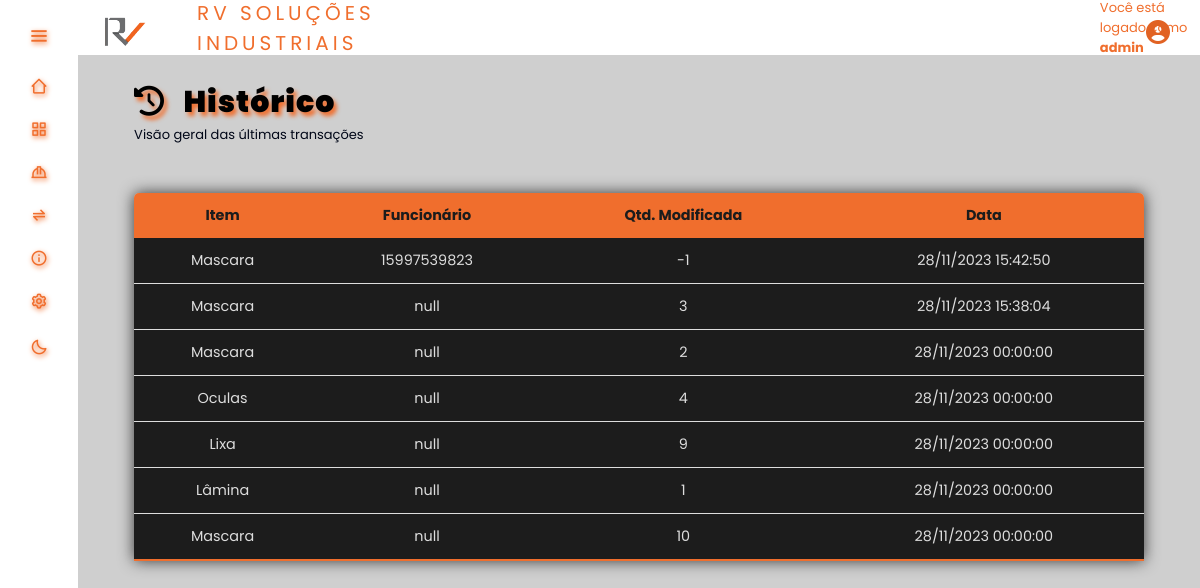
The page /telas/historico.php (signed in) on the database as committed earlier.
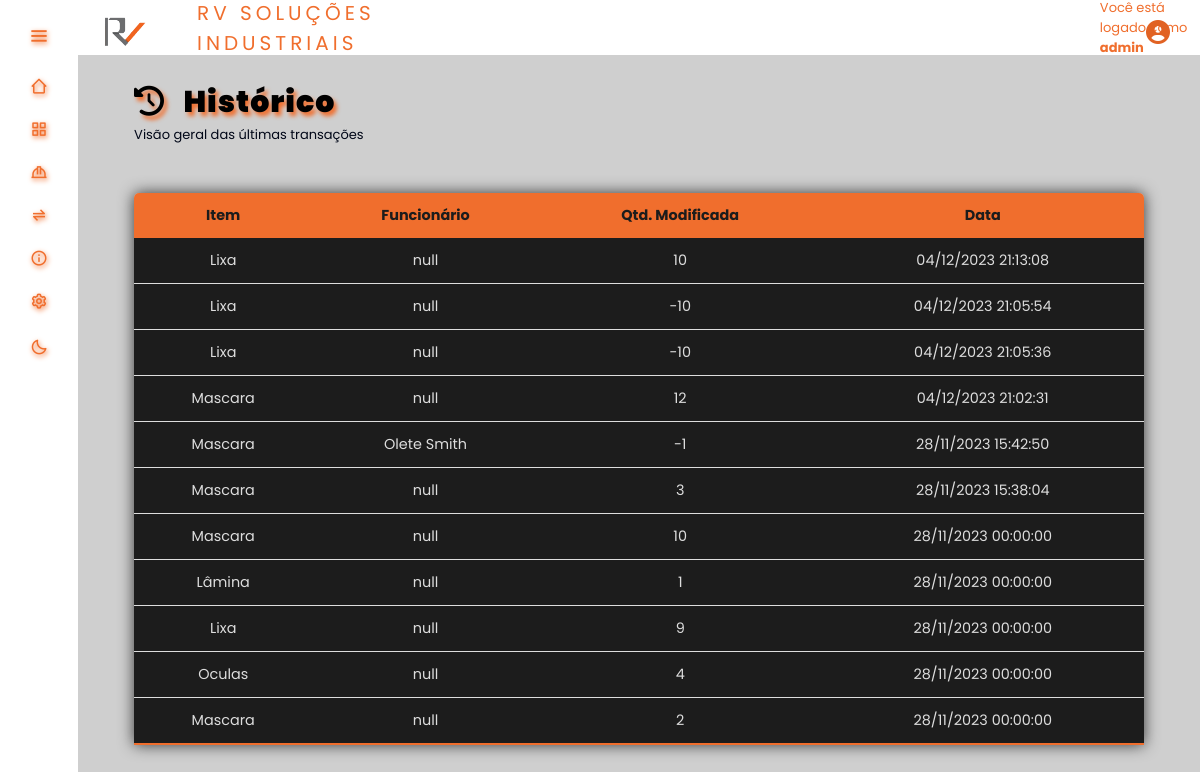
The same page on the database as committed later.
### tables this page shows
CREATE TABLE `movimentacao` (
  `id_mov` int(11) NOT NULL,
  `Data` datetime DEFAULT NULL,
  `QntdModificada` int(11) DEFAULT NULL,
  `Produto_id` int(11) DEFAULT NULL,
  `Usuario_id` int(11) DEFAULT NULL,
  `Funcionario_id` int(11) DEFAULT NULL
);

CREATE TABLE `produto` (
  `id_produto` int(11) NOT NULL,
  `Quantidade` int(11) DEFAULT NULL,
  `Valor` decimal(6,2) DEFAULT NULL,
  `Modelo` varchar(100) DEFAULT NULL,
  `Descricao` varchar(100) DEFAULT NULL,
  `Tipo` int(11) DEFAULT NULL,
  `Fornecedor_id` int(11) DEFAULT NULL
);

CREATE TABLE `funcionario` (
  `id_funcionario` int(11) NOT NULL,
  `Nome` varchar(100) DEFAULT NULL,
  `TelContato` varchar(11) DEFAULT NULL,
  `CPF` varchar(11) DEFAULT NULL
);

### telas/function.php (called while the page is built, shortened)
<?php
    function historico() {
        $historicos = innerJoinLeftJoin("id_mov, id_produto, Descricao, Funcionario_id, QntdModificada, Data, Produto_id, Nome ",
        "movimentacao", "produto", "movimentacao.Produto_id", "produto.id_produto", "funcionario",
        "movimentacao.Funcionario_id", "funcionario.id_funcionario ORDER BY Data DESC");
    }
    function innerJoinLeftJoin ($data = null, $table = null, $tableInner = null, $table01Column = null, $o = null, $tableLeft = null, $table02Column = null,$p = null) {
        $database = open_database();
        $found = null;
        try{
            if($p) {
              $sql = "SELECT " . $data . " FROM " . $table . " INNER JOIN " . $tableInner . " ON " . $table01Column . "=" . $o .
              " LEFT JOIN " . $tableLeft . " ON " . $table02Column . "=" . $p;
              $result = $database->query($sql);
              if($result->num_rows > 0)  {
                  $found = array();
                  while ($row = $result->fetch_assoc()) {
                    array_push($found, $row);
                  }
              } else{
                  throw new Exception("Não foram encontrados registros de dados!");
              }
            }
        } catch (Exception $e)  {
            $_SESSION['message'] = "Ocorreu um erro: " . $e->getMessage();
            $_SESSION['type'] = "danger";
        }
        return $found;
    }

### telas/historico.php (the view, shortened to what this page needs)
<?php
    require_once "function.php";
    historico();
    include(HEADER_TEMPLATE);
?>
<!DOCTYPE html>
<html>
    <head>
                <link href='https://unpkg.com/boxicons@2.1.4/css/boxicons.min.css' rel='stylesheet'>
                <link rel="stylesheet" href="<?php echo BASEURL; ?>css/historico.css"/>
                <link rel="stylesheet" href="<?php echo BASEURL; ?>inc/style.css"/>
                <link rel="stylesheet" href="<?php echo BASEURL; ?>inc/styleDark.css">
                <link rel="stylesheet" href="https://cdnjs.cloudflare.com/ajax/libs/font-awesome/6.4.2/css/all.min.css" />
    </head>
    <body>
        <div class="tittle">
            <h2 class="titulos"><i class="fa-solid fa-clock-rotate-left"></i> &nbsp; Histórico</h2>
            <p id="subtitulo">Visão geral das últimas transações</p>
        </div>
        <main>
            <table class="content-table">
                <thead>
                    <tr>
                        <th>Item</th>
                        <th>Funcionário</th>
                        <th>Qtd. Modificada</th>
                        <th>Data</th>
                    </tr>
                </thead>
                <tbody>
                    <?php if ($historicos) :
                        foreach($historicos as $produto) :
                        echo '<tr>';
                            echo '<td>' . $produto['Descricao'] . '</td>';
                            if($produto['Funcionario_id'] === null){
                                echo '<td>' . "null" . '</td>';
                            } else {
                                echo '<td>' . $produto['Nome'] . '</td>';
                            }
                            echo '<td>' . $produto['QntdModificada'] . '</td>';
                            echo '<td>' . date("d/m/Y H:i:s", strtotime($produto['Data'])) . '</td>';
                        echo '</tr>';
                        endforeach ;
                        else :
                        echo '<tr>';
                            echo '<td colspan="7">Nenhum registro encontrado.</td>';
                        echo '</tr>';
                    endif ; ?>
                </tbody>
            </table>
        </main>
    </body>
</html>

### inc/header.php (shortened to what this page needs)
<!DOCTYPE html>
<html lang="pt-br">
  <head>
    <link href='https://unpkg.com/boxicons@2.1.4/css/boxicons.min.css' rel='stylesheet'>
    <link rel="stylesheet" href="https://cdnjs.cloudflare.com/ajax/libs/font-awesome/6.4.0/css/all.min.css" />
    <link rel="stylesheet" href="<?php echo BASEURL; ?>inc/style.css"/>
    <link rel="stylesheet" href="<?php echo BASEURL; ?>inc/styleDark.css">
  </head>
  <header>
    <div class="sidebar" id="sidebar">
      <div class="logo_details">
          <i class="bx bx-menu" id="btn"></i>
        </div>
        <ul class="nav-list">
          <li>
            <a href="<?php echo BASEURL; ?>telas/index.php">
              <i class='bx bx-home-alt-2' id="icons"></i>
            </a>
          </li>
          <li>
            <a href="<?php echo BASEURL; ?>./tables/insumos.php">
              <i class='bx bx-grid-alt' id="icons"></i>
            </a>
          </li>
          <li>
            <a href="<?php echo BASEURL; ?>./tables/epis.php">
              <i class='bx bx-hard-hat' id="icons"></i>
            </a>
          </li>
          <li>
            <a href="<?php echo BASEURL; ?>telas/historico.php">
              <i class='bx bx-transfer-alt' id="icons"></i>
            </a>
          </li>
          <li>
            <a href="<?php echo BASEURL; ?>telas/sobre.php">
              <i class='bx bx-info-circle' id="icons"></i>
            </a>
          </li>
          <?php if ($_SESSION['isAdmin'] === "Sim"){?>
          <li>
            <a  href="<?php echo BASEURL; ?>telas/configuracoes.php">
              <i class="bx bx-cog" id="icons"></i>
            </a>
          </li>
          <?php } ?>
          <li>
            <a class="darkLight-searchBox">
              <div class="dark-light">
                <i id="icons" class='bx bx-moon moon'></i>
              </div>
            </a>
          </li>
        </ul>
      </div>
  </header>
    <section class="home-section">
      <div class="topnav" id="myTopnav">
        <nav>
          <a class="logo_rv" href="#">
            <img src="<?php echo BASEURL; ?>images/logo.png" alt="logo" width="45" height="">
          </a>
          <ul class="container">
            <a class="logo" href="#">RV Soluções Industriais</a>
          </ul>
          <ul class="nomeUser">
            <p class="user-logado">Você está logado como <b><?php echo $_SESSION['login']?></b></p>
          </ul>
          <ul class="navlist">
            <li class="dropdown">
              <a href="../index.php" class="login" title="Clique para sair"><i class="fa-solid fa-circle-user fa-xl" style="color: #e16223;"></i></a>
            </li>
          </ul>
        </nav>
      </div>

### inc/style.css (style rules this page uses)
:root { --color-default:#1c1c1c; --color-second: #D3D3D3; --color-white:#89817D; --color-body:#4A3F35; --color-black:#F06E2D; --search-bar: #F2F2F2; --search-text: #010718; }
* { padding: 0%; margin: 0%; box-sizing: border-box; font-family: 'Poppins', sans-serif; }
.container { font-size:20px; text-transform: uppercase; letter-spacing: 4px; margin: 0 0 0 50px; }
.container .logo { cursor: default; }
.sidebar { min-height: 100vh; width: 78px; padding: 6px 14px; z-index: 10; background-color: var(--color-default); transition: all .5s ease; position: fixed; top:0; left: 0; }
.sidebar .logo_details { height: 60px; display: flex; align-items: center; position: relative; }
.sidebar .logo_details #btn { position: absolute; top:3.7vh; right: 0; transform: translateY(-50%); font-size: 23px; text-align: center; cursor: pointer; transition: all .5s ease; text-shadow: 1px 2px 5px #F06E2D; }
.sidebar i { color:var(--color-black); height: 60px; line-height: 60px; min-width: 50px; font-size: 25px; text-align: center; }
.sidebar .nav-list { margin-top: -5px; height: 100%; }
.sidebar li { position: relative; margin:8px 0; list-style: none; }
.sidebar li a { display: flex; height: 100%; width: 100%; align-items: center; text-decoration: none; background-color: var(--color-default); position: relative; transition: all .5s ease; z-index: 12; }
.sidebar li a::after { content: ""; position: absolute; width: 100%; height: 100%; transform: scaleX(0); background-color: var(--color-white); border-radius: 5px; transition: transform 0.3s ease-in-out; transform-origin: left; z-index: -2; }
.sidebar li i { height: 35px; line-height: 35px; font-size: 18px; border-radius: 5px; }
.home-section { position: absolute; background-color: var(--color-body); min-height: 100vh; top:0vh; left:78px; width: calc(100% - 78px); transition: all .6s ease; z-index: 2; }
* { margin: 0; padding: 0; box-sizing: border-box; }
a { color: rgb(168, 167, 167); text-decoration: none; transition: 0.5s; }
.container .logo { cursor: default; color: var(--color-black); }
nav { display: flex; align-items: center; font-family: system-ui, -apple-system, Helvetica, sans-serif, Arial; background: var(--color-default); height: 55px; position: relative; top: 0; left: 0; right: 0; z-index: 999; }
.navlist { list-style: none; z-index: 999; }
.navlist li { position: absolute; right: 30px; top: 2.5vh }
.logo_rv { position: relative; margin-top: 1.2vh; margin-left: 3vh; cursor: default; }
#icons { text-shadow: 1px 2px 5px #F06E2D; }
* { box-sizing: border-box }
body { font-family: Verdana, sans-serif; margin:0 }
img { vertical-align: middle; }
.topnav > nav > ul > .user-logado { color: #F06E2D; font-size: small; margin-left: 600px; }
.tittle { font-family: 'Poppins', sans-serif; }
.tittle > .titulos { font-family: 'Poppins', sans-serif; margin: 25px 0 0 5%; color: var(--color-black); font-size: 30px; font-weight: 1000; text-shadow: 3px 4px 4px var(--color-black); letter-spacing: 1px; color: black; font-size: 30px; font-weight: 1000; }
#subtitulo { color: var(--color-white); }
.content-table { border-collapse: collapse; margin: 6vh auto; font-size: 0.9em; width: 90%; border-radius: 5px 5px 0 0; overflow: hidden; box-shadow: 0 0 15px #383838; }
.content-table thead tr { background-color: #F06E2D; color: #1c1c1c; text-align: center; font-weight: bold; }
.content-table th, .content-table td { padding: 12px 15px; }
.content-table td { text-align: center; }
.content-table tbody tr { border-bottom: 1px solid #dddddd; }
.content-table tbody tr { background-color: #1c1c1c; color:#dddddd }
.content-table tbody tr:last-of-type { border-bottom: 2px solid #F06E2D }

### inc/styleDark.css (style rules this page uses)
:root { --color-default:#ffffff; --color-second: #bebebe; --color-white:#333333; --color-body:#cfcfcf; --color-black:#F06E2D; --search-bar: #F2F2F2; --search-text: #010718; }
.darkLight-searchBox .dark-light, .darkLight-searchBox .searchToggle { height: 40px; width: 100%; display: flex; align-items: center; margin: 0 0 0 0px; cursor: pointer; }
.dark-light i, .searchToggle i { position: absolute; color: var( --color-black); font-size: 22px; cursor: pointer; transition: all 0.3s ease; }
#subtitulo { color: var(--search-text); }

Rows that differ between the two databases and show on the page:
added movimentacao: Produto.Descricao "Lixa", shows "null", QntdModificada "10", Data "04/12/2023 21:13:08"
added movimentacao: Produto.Descricao "Lixa", shows "null", QntdModificada "-10", Data "04/12/2023 21:05:54"
added movimentacao: Produto.Descricao "Lixa", shows "null", QntdModificada "-10", Data "04/12/2023 21:05:36"
added movimentacao: Produto.Descricao "Mascara", shows "null", QntdModificada "12", Data "04/12/2023 21:02:31"
changed through a linked row, movimentacao: Funcionario.Nome "15997539823" → "Olete Smith"
shown differently, row unchanged: movimentacao (number 7 of 11 on the later page): moves up the list
shown differently, row unchanged: movimentacao "Lâmina": moves up the list
shown differently, row unchanged: movimentacao (number 9 of 11 on the later page): moves down the list
shown differently, row unchanged: movimentacao "Oculas": moves down the list
